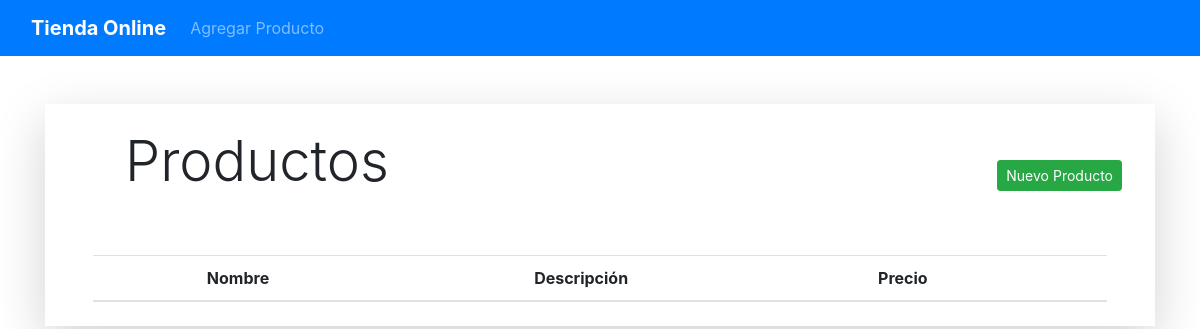
The app's page /, older data.
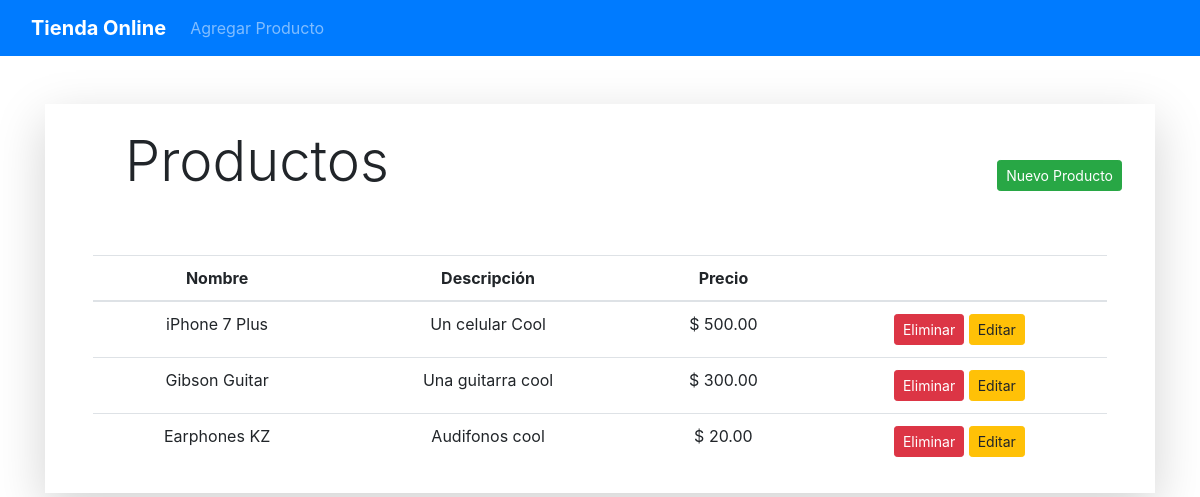
The same page, newer data.
### products/models.py (models this page shows, shortened)
class Product(models.Model):
    name = models.CharField(max_length=50)
    description = models.CharField(max_length=50)
    price = models.DecimalField(decimal_places = 2, max_digits = 7)

### users/views.py (the view)
# urls.py: path('', home, name='home'),
def home(request):
    products = Product.objects.all()
    return render(request, 'home.html', { 'products': products })

### templates/home.html (shortened to what this page needs)
{% extends 'base.html' %}
{% block content %}
    <div class="shadow-lg col-xl mx-auto m-5 px-5 py-2">
        <div class="row ml-3 mb-3 justify-content-between">
            <h2 class="m-3 display-4">Productos</h2>
            <a class="btn btn-sm btn-success my-5" href="{% url 'product:create_product' %}">Nuevo Producto</a>
        </div>
        <table class="table table-hover">
            <thead>
                <tr class="text-center">
                    <th>Nombre</th>
                    <th>Descripción</th>
                    <th>Precio</th>
                    <th></th>
                </tr>
            </thead>
            <tbody>
                {% for product in products %}
                    <tr class="text-center">
                        <td>{{ product.name }}</td>
                        <td>{{ product.description }}</td>
                        <td>$ {{ product.price }}</td>
                        <td>
                            <button type="button" class="btn btn-danger btn-sm" data-toggle="modal" data-target="#delete_product">Eliminar</button>
                            <a type="button" class="btn btn-warning btn-sm" href="{% url 'product:edit_product' product.id %}">Editar</a>
                        </td>
                    </tr>
                {% endfor %}
            </tbody>
        </table>
    </div>
{% endblock %}

Row changes from the older to the newer data that the page shows:
added Product: name "iPhone 7 Plus", description "Un celular Cool", price "500.00"
added Product: name "Gibson Guitar", description "Una guitarra cool", price "300.00"
added Product: name "Earphones KZ", description "Audifonos cool", price "20.00"
